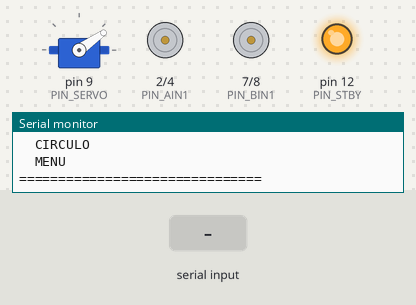
The sketch below on a simulated Arduino Uno, built with avr-gcc and run on an emulated ATmega328P. On the bench: servo, motor-driver pin pairs drawn as motors (green arrow = first pin HIGH = forward, orange = second pin HIGH = backward, longer = more drive, scaled by the enable pin, stopped while the standby pin is LOW), output pins drawn as LEDs (lit = HIGH), the last lines printed to the serial monitor. The test bench sets the inputs (shaded band).

Above: at 3.6 s.
3.7 s: "TRIANGULO\n" received over the second serial link
At 5.01 s:
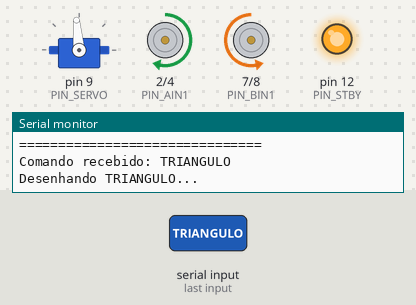
At 5.6 s:
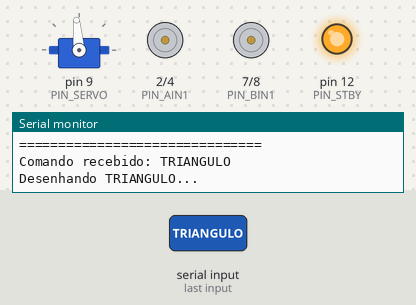
Timing chart, 0 to 14.9 s (numbered marks = the images above; inputs shaded):
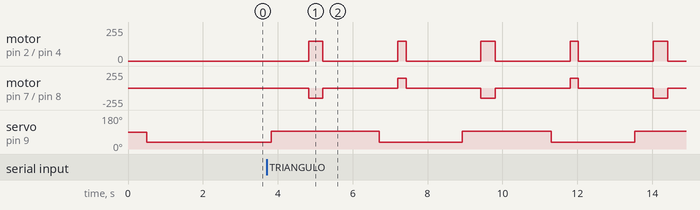

The sketch:

robo_bluetooth_menu.ino
```cpp
#include <Arduino.h>
#include <Servo.h>
#include <SoftwareSerial.h>

// =====================================================
// ROBÔ COM MENU BLUETOOTH
// =====================================================
// Recebe comandos via Bluetooth para desenhar formas
// HC-06: RX no pino 10, TX no pino 11
// =====================================================
// PINOS DO TB6612FNG
// =====================================================

const uint8_t PIN_AIN1 = 2;
const uint8_t PIN_AIN2 = 4;
const uint8_t PIN_PWMA = 5;

const uint8_t PIN_BIN1 = 7;
const uint8_t PIN_BIN2 = 8;
const uint8_t PIN_PWMB = 6;

const uint8_t PIN_STBY = 12;
const uint8_t PIN_SERVO = 9;

// =====================================================
// PINOS DO BLUETOOTH
// =====================================================
// RX no pino 10, TX no pino 11 (SoftwareSerial)
SoftwareSerial BTSerial(10, 11);  // RX, TX

// =====================================================
// VELOCIDADE E GIRO CALIBRADOS
// =====================================================

const float ROBOT_SPEED_MM_PER_S = 654.0f;

const uint8_t MOTOR_PWM_FORWARD = 150;
const uint8_t MOTOR_PWM_TURN = 150;

const uint8_t SERVO_DOWN_ANGLE = 95;
const uint8_t SERVO_UP_ANGLE = 35;

const uint16_t SERVO_SETTLE_MS = 1000;
const uint16_t MOTOR_SETTLE_MS = 1500;
const uint16_t SERVO_TURN_SETTLE_MS = 500;

// =====================================================
// DIREÇÃO DOS MOTORES
// =====================================================

const int8_t MOTOR_A_DIRECTION = 1;
const int8_t MOTOR_B_DIRECTION = -1;

Servo penServo;

// =====================================================
// MOTOR A
// =====================================================

void setMotorA(int16_t speed) {
  speed *= MOTOR_A_DIRECTION;
  speed = constrain(speed, -150, 150);

  if (speed > 0) {
    digitalWrite(PIN_AIN1, HIGH);
    digitalWrite(PIN_AIN2, LOW);
    analogWrite(PIN_PWMA, speed);
  } else if (speed < 0) {
    digitalWrite(PIN_AIN1, LOW);
    digitalWrite(PIN_AIN2, HIGH);
    analogWrite(PIN_PWMA, -speed);
  } else {
    digitalWrite(PIN_AIN1, LOW);
    digitalWrite(PIN_AIN2, LOW);
    analogWrite(PIN_PWMA, 0);
  }
}

// =====================================================
// MOTOR B
// =====================================================

void setMotorB(int16_t speed) {
  speed *= MOTOR_B_DIRECTION;
  speed = constrain(speed, -150, 150);

  if (speed > 0) {
    digitalWrite(PIN_BIN1, HIGH);
    digitalWrite(PIN_BIN2, LOW);
    analogWrite(PIN_PWMB, speed);
  } else if (speed < 0) {
    digitalWrite(PIN_BIN1, LOW);
    digitalWrite(PIN_BIN2, HIGH);
    analogWrite(PIN_PWMB, -speed);
  } else {
    digitalWrite(PIN_BIN1, LOW);
    digitalWrite(PIN_BIN2, LOW);
    analogWrite(PIN_PWMB, 0);
  }
}

// =====================================================
// PARADA DOS MOTORES
// =====================================================

void stopMotors() {
  setMotorA(0);
  setMotorB(0);
}

// =====================================================
// MOVIMENTO PARA FRENTE
// =====================================================

void driveForward(uint16_t durationMs, uint8_t pwm) {
  setMotorA(pwm);
  setMotorB(pwm);
  delay(durationMs);
  stopMotors();
  delay(MOTOR_SETTLE_MS);
}

// =====================================================
// GIRO
// =====================================================

void turnRight(uint16_t durationMs, uint8_t pwm) {
  penServo.write(SERVO_UP_ANGLE);
  delay(SERVO_TURN_SETTLE_MS);

  setMotorA(pwm);
  setMotorB(-pwm);
  delay(durationMs);

  stopMotors();
  delay(MOTOR_SETTLE_MS);

  penServo.write(SERVO_DOWN_ANGLE);
  delay(SERVO_TURN_SETTLE_MS);
}

// =====================================================
// CONTROLE DA CANETA
// =====================================================

void lowerPen() {
  penServo.write(SERVO_DOWN_ANGLE);
  delay(SERVO_SETTLE_MS);
}

void raisePen() {
  penServo.write(SERVO_UP_ANGLE);
  delay(SERVO_SETTLE_MS);
}

// =====================================================
// DESENHO: TRIÂNGULO
// =====================================================

void drawTriangle() {
  BTSerial.println("Desenhando TRIANGULO...");
  Serial.println("Desenhando TRIANGULO...");

  lowerPen();

  const uint16_t FORWARD_DURATION_MS = 383;  // 250mm
  const uint16_t TURN_DURATION_MS = 218;     // 120°

  for (uint8_t i = 0; i < 3; i++) {
    driveForward(FORWARD_DURATION_MS, MOTOR_PWM_FORWARD);
    turnRight(TURN_DURATION_MS, MOTOR_PWM_TURN);
  }

  raisePen();
  stopMotors();
  digitalWrite(PIN_STBY, LOW);

  BTSerial.println("TRIANGULO CONCLUIDO!");
  Serial.println("TRIANGULO CONCLUIDO!");
}

// =====================================================
// DESENHO: QUADRADO
// =====================================================

void drawSquare() {
  BTSerial.println("Desenhando QUADRADO...");
  Serial.println("Desenhando QUADRADO...");

  lowerPen();

  const uint16_t FORWARD_DURATION_MS = 306;  // 200mm
  const uint16_t TURN_DURATION_MS = 143;     // 90°

  for (uint8_t i = 0; i < 4; i++) {
    driveForward(FORWARD_DURATION_MS, MOTOR_PWM_FORWARD);
    turnRight(TURN_DURATION_MS, MOTOR_PWM_TURN);
  }

  raisePen();
  stopMotors();
  digitalWrite(PIN_STBY, LOW);

  BTSerial.println("QUADRADO CONCLUIDO!");
  Serial.println("QUADRADO CONCLUIDO!");
}

// =====================================================
// DESENHO: RETÂNGULO
// =====================================================

void drawRectangle() {
  BTSerial.println("Desenhando RETANGULO...");
  Serial.println("Desenhando RETANGULO...");

  lowerPen();

  const float SIDE_LENGTHS_MM[4] = {150.0f, 250.0f, 150.0f, 250.0f};
  const uint16_t TURN_DURATION_MS = 138;  // 90°

  for (uint8_t i = 0; i < 4; i++) {
    uint16_t forwardDuration = (uint16_t)((SIDE_LENGTHS_MM[i] / ROBOT_SPEED_MM_PER_S) * 1000.0f);
    driveForward(forwardDuration, MOTOR_PWM_FORWARD);
    turnRight(TURN_DURATION_MS, MOTOR_PWM_TURN);
  }

  raisePen();
  stopMotors();
  digitalWrite(PIN_STBY, LOW);

  BTSerial.println("RETANGULO CONCLUIDO!");
  Serial.println("RETANGULO CONCLUIDO!");
}

// =====================================================
// DESENHO: CÍRCULO
// =====================================================

void drawCircle() {
  BTSerial.println("Desenhando CIRCULO...");
  Serial.println("Desenhando CIRCULO...");

  lowerPen();

  penServo.write(SERVO_UP_ANGLE);
  delay(SERVO_TURN_SETTLE_MS);

  setMotorA(0);  // MOTOR A TRAVADO
  setMotorB(-MOTOR_PWM_TURN);

  delay(2500);  // 2.5 segundos

  stopMotors();
  delay(MOTOR_SETTLE_MS);

  penServo.write(SERVO_DOWN_ANGLE);
  delay(SERVO_TURN_SETTLE_MS);

  raisePen();
  stopMotors();
  digitalWrite(PIN_STBY, LOW);

  BTSerial.println("CIRCULO CONCLUIDO!");
  Serial.println("CIRCULO CONCLUIDO!");
}

// =====================================================
// PROCESSA COMANDO
// =====================================================

void processCommand(String command) {
  command.toUpperCase();

  if (command == "TRIANGULO") {
    drawTriangle();
  }
  else if (command == "QUADRADO") {
    drawSquare();
  }
  else if (command == "RETANGULO") {
    drawRectangle();
  }
  else if (command == "CIRCULO") {
    drawCircle();
  }
  else if (command == "MENU") {
    showMenu();
  }
  else {
    BTSerial.println("Comando invalido!");
    BTSerial.println("Digite: TRIANGULO, QUADRADO, RETANGULO, CIRCULO ou MENU");
    Serial.println("Comando invalido!");
  }
}

// =====================================================
// MENU
// =====================================================

void showMenu() {
  BTSerial.println("\n========== MENU ROBO ==========");
  BTSerial.println("Digite uma das opcoes:");
  BTSerial.println("  TRIANGULO");
  BTSerial.println("  QUADRADO");
  BTSerial.println("  RETANGULO");
  BTSerial.println("  CIRCULO");
  BTSerial.println("  MENU");
  BTSerial.println("===============================\n");

  Serial.println("\n========== MENU ROBO ==========");
  Serial.println("Digite uma das opcoes:");
  Serial.println("  TRIANGULO");
  Serial.println("  QUADRADO");
  Serial.println("  RETANGULO");
  Serial.println("  CIRCULO");
  Serial.println("  MENU");
  Serial.println("===============================\n");
}

// =====================================================
// CONFIGURAÇÃO INICIAL
// =====================================================

void setup() {
  Serial.begin(9600);
  BTSerial.begin(9600);  // HC-06 baud rate

  Serial.println("=== ROBO COM BLUETOOTH INICIANDO ===");

  pinMode(PIN_AIN1, OUTPUT);
  pinMode(PIN_AIN2, OUTPUT);
  pinMode(PIN_PWMA, OUTPUT);

  pinMode(PIN_BIN1, OUTPUT);
  pinMode(PIN_BIN2, OUTPUT);
  pinMode(PIN_PWMB, OUTPUT);

  pinMode(PIN_STBY, OUTPUT);
  digitalWrite(PIN_STBY, LOW);
  stopMotors();

  penServo.attach(PIN_SERVO, 1000, 2000);
  delay(500);

  Serial.println("Servo anexado. Levantando caneta...");
  raisePen();

  delay(500);

  digitalWrite(PIN_STBY, HIGH);
  delay(200);

  showMenu();
}

// =====================================================
// LOOP
// =====================================================

void loop() {
  // Lê dados do Bluetooth
  if (BTSerial.available()) {
    String command = "";

    while (BTSerial.available()) {
      char ch = BTSerial.read();
      if (ch != '\n' && ch != '\r') {
        command += ch;
      }
      delay(5);
    }

    if (command.length() > 0) {
      Serial.print("Comando recebido: ");
      Serial.println(command);
      processCommand(command);
      delay(1000);
      showMenu();
    }
  }

  delay(100);
}
```
